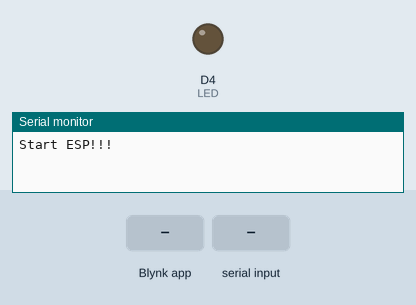
Simulated run of this sketch. Board: ESP8266 (NodeMCU). Shown: output pins drawn as LEDs (lit = HIGH), the last lines printed to the serial monitor. The test bench sets the inputs (shaded band). WiFi joins after 1.5 s; servers stay silent unless stated.

Above: at 3.0 s.
3.1 s: Blynk app writes 1 to V3
At 3.6 s:
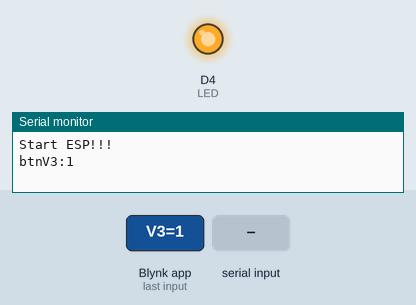
6.1 s: "90,45,200\n" received over the second serial link
7.8 s: "90,45\n" received over the second serial link
9.3 s: "90,45,200,10\n" received over the second serial link
Timing chart, 0 to 11.8 s (numbered marks = the images above; inputs shaded):
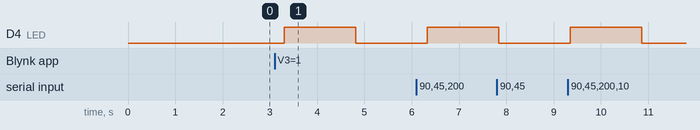

The sketch:

CODEESP.ino
```cpp
#include <SoftwareSerial.h>// Bộ uart Mềm 2.5.0
const byte RX = D5;
const byte TX = D6;
SoftwareSerial mySerial = SoftwareSerial(RX, TX);

#include <ArduinoJson.h> // 6.10.0

void Read_UART_STM32(void);

String DataSTM32 = "";

void XuLyJson(String Data);

float A = 0;
float B = 0;
float C = 0;
float D = 0;


#define BLYNK_TEMPLATE_ID "TMPLKbZDWwoX"
#define BLYNK_DEVICE_NAME "Trạm Khí Tượng Thông Minh"
#define BLYNK_AUTH_TOKEN "JhoyCoM9YfitZzPtRx_K2eFz6MQzcpjB"

  #include <ESP8266WiFi.h>
#include <BlynkSimpleEsp8266.h>
char auth[] = "JhoyCoM9YfitZzPtRx_K2eFz6MQzcpjB";
char ssid[] = "Xiaomi_2.4G";
char pass[] = "12456789";

#define LED 2
WidgetLED led_connect(V0);
void BLynkConnect(void);
unsigned long times = millis();

String DataSendSTM = "";

unsigned long LastSend = millis();
BLYNK_WRITE(V3)
{
  int btnV3 = param.asInt();
  Serial.print("btnV3:");
  Serial.println(btnV3);
  DataSendSTM = "";
  DataSendSTM = "{\"TB1\":\"" + String(btnV3) + "\"}";
  mySerial.println(DataSendSTM);
  mySerial.flush();
  LastSend = millis();
  //DataSendSTM = "{\"TB1\":\"1\"}";
  // 1 = "+String(btnV3)+"
}
BLYNK_WRITE(V4)
{
  int btnV4 = param.asInt();
  Serial.print("btnV4:");
  Serial.println(btnV4);
  DataSendSTM = "";
  DataSendSTM = "{\"TB2\":\"" + String(btnV4) + "\"}";
  mySerial.println(DataSendSTM);
  mySerial.flush();
  LastSend = millis();

}

void setup()
{
  //Khởi tạo cổng UART giao tiếp STM32
  Serial.begin(115200);
  mySerial.begin(115200);//cổng giao tiếp STM32
  pinMode(LED, OUTPUT); // khai bao output
  Blynk.begin(auth, ssid, pass);

  Serial.println();
  Serial.println("Start ESP!!!");
  times = millis();
  LastSend = millis();


}

void loop()
{
  Blynk.run();
  BLynkConnect();
  Read_UART_STM32();
  SendLenh();

}
void SendLenh(void)
{
  if (millis() - LastSend >= 2000)
  {

    Serial.println("Đã gửi lệnh STM32");
    mySerial.println("{\"SEND\":\"1\"}");
    mySerial.flush();
    LastSend = millis();
  }
}
void BLynkConnect(void)
{
  if (millis() - times > 1500)
  {
    if (WiFi.status() == WL_CONNECTED)
    {
      if (Blynk.connected())
      {
        blinkLedBlynk();
        delay(10);
      }
    }
    times = millis();
  }
}
void blinkLedBlynk()
{
  if (led_connect.getValue())
  {
    led_connect.off();
  }
  else
  {
    led_connect.on();
  }
  digitalWrite(LED, !digitalRead(LED));
}
void Read_UART_STM32(void)
{

  while (mySerial.available())
  {
    char inChar = (char)mySerial.read();
    if (inChar != '\n')
    {
      DataSTM32 += inChar;
    }
    else
    {
      //hiển thị Serial để đối chiếu dữ liệu stm => ESP
      Serial.print("Data STM32 là: ");
      Serial.println(DataSTM32);
      XuLyJson(String(DataSTM32));

      DataSTM32 = "";
    }
  }
}

void XuLyJson(String Data)
{
  const size_t capacity = JSON_OBJECT_SIZE(2) + 256;
  DynamicJsonDocument JSON(capacity);
  DeserializationError error = deserializeJson(JSON, Data);
  if (error)
  {
    return;
  }
  else
  {
    Serial.println("Data nhận được STM32 là:");
    serializeJsonPretty(JSON, Serial);
    Serial.println();
    if (JSON.containsKey("A"))
    {
      String Data_A = JSON["A"];
      Serial.print("A:");
      Serial.println(Data_A);
      Blynk.virtualWrite(V1, Data_A.toFloat());

    }
    if (JSON.containsKey("B"))
    {
      String Data_B = JSON["B"];
      Serial.print("B:");
      Serial.println(Data_B);
      Blynk.virtualWrite(V2, Data_B.toFloat());
    }
    if (JSON.containsKey("C"))
    {
       String Data_C = JSON["C"];
      Serial.print("C:");
      Serial.println(Data_C);
      Blynk.virtualWrite(V3, Data_C.toFloat());

    }
    if (JSON.containsKey("D"))
    {
      String Data_D = JSON["D"];
      Serial.print("D:");
      Serial.println(Data_D);
      Blynk.virtualWrite(V4, Data_D.toFloat());
    }

    JSON.clear();

  }
}
```
